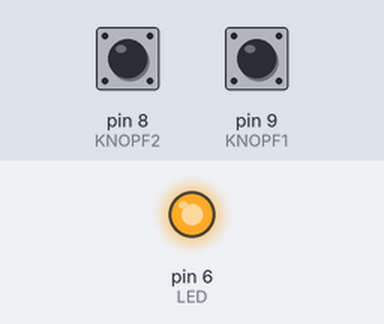
The sketch below on a simulated Arduino Uno, built with avr-gcc and run on an emulated ATmega328P. On the bench: output pins drawn as LEDs (lit = HIGH). The inputs (shaded band) are chosen by the test bench; at power-on: pin 8 (KNOPF2) HIGH, pin 9 (KNOPF1) HIGH. EEPROM starts erased.

Above: at 1.2 s.
1.3 s: pin 8 (KNOPF2) pulled LOW for 3.2 s
At 5.6 s:
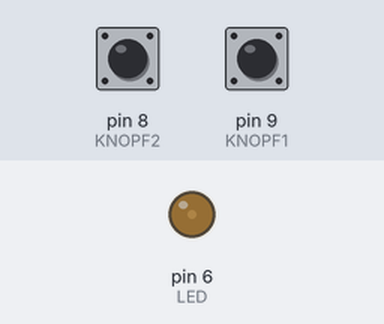
6.0 s: pin 8 (KNOPF2) pulled LOW for 3.2 s
At 6.8 s:
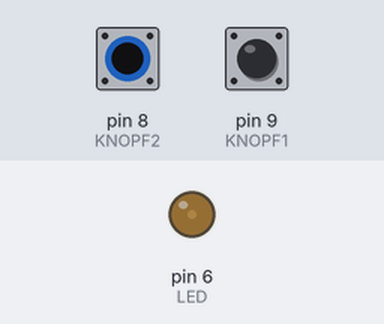
10.7 s: pin 9 (KNOPF1) pulled LOW for 0.15 s
At 11.9 s:
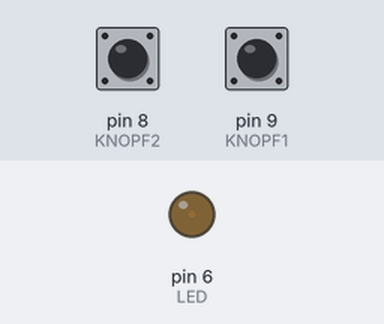
12.3 s: pin 8 (KNOPF2) pulled LOW for 0.15 s
At 13.3 s:
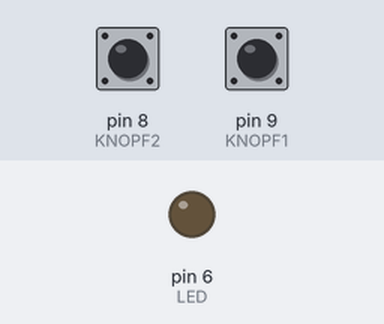
13.9 s: pin 9 (KNOPF1) pulled LOW for 1 s
At 14.5 s:
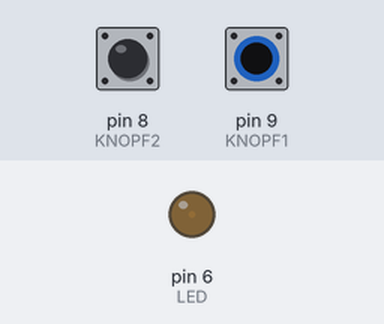
Timing chart, 0 to 16.9 s (numbered marks = the images above; inputs shaded):
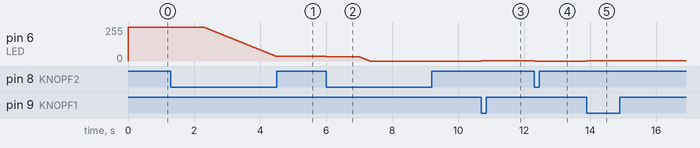

The sketch:

K13_1_1_int_EEPROM.ino
```cpp
#define KNOPF1 9
#define KNOPF2 8
#define LED 6

#include "EEPROM.h"

byte Helligkeit;
long Timer;

void setup() {
  pinMode(KNOPF1,INPUT_PULLUP);
  pinMode(KNOPF2,INPUT_PULLUP);
  pinMode(LED,OUTPUT);

  Helligkeit = EEPROM.read(0);
  analogWrite(LED, Helligkeit);
}

void loop() {
  if(!digitalRead(KNOPF1))
  {
    if(Helligkeit < 255)
      Helligkeit++;
    analogWrite(LED, Helligkeit);

    Timer = millis() + 1000;
    while(!digitalRead(KNOPF1))
    {
      if(millis() > Timer)
      {
        if(Helligkeit < 255)
          Helligkeit++;
        analogWrite(LED, Helligkeit);
        delay(10);
      }
    }
    EEPROM.write(0,Helligkeit);
  }

  if(!digitalRead(KNOPF2))
  {
    if(Helligkeit > 0)
      Helligkeit--;
    analogWrite(LED, Helligkeit);

    Timer = millis() + 1000;
    while(!digitalRead(KNOPF2))
    {
      if(millis() > Timer)
      {
        if(Helligkeit > 0)
          Helligkeit--;
        analogWrite(LED, Helligkeit);
        delay(10);
      }
    }
    EEPROM.write(0,Helligkeit);
  }
}
```

Measured:
- after the input at 1.3 s, pin 6 (LED): moves from 255/255 to 34/255 over 3.2 s, starting at once
- after the input at 6.0 s, pin 6 (LED): moves from 34/255 to 0/255 over 1.3 s, starting at once
- after the input at 10.7 s, pin 6 (LED): 0/255 → 1/255 at once
- after the input at 12.3 s, pin 6 (LED): 1/255 → 0/255 at once
- after the input at 13.9 s, pin 6 (LED): 0/255 → 1/255 at once
